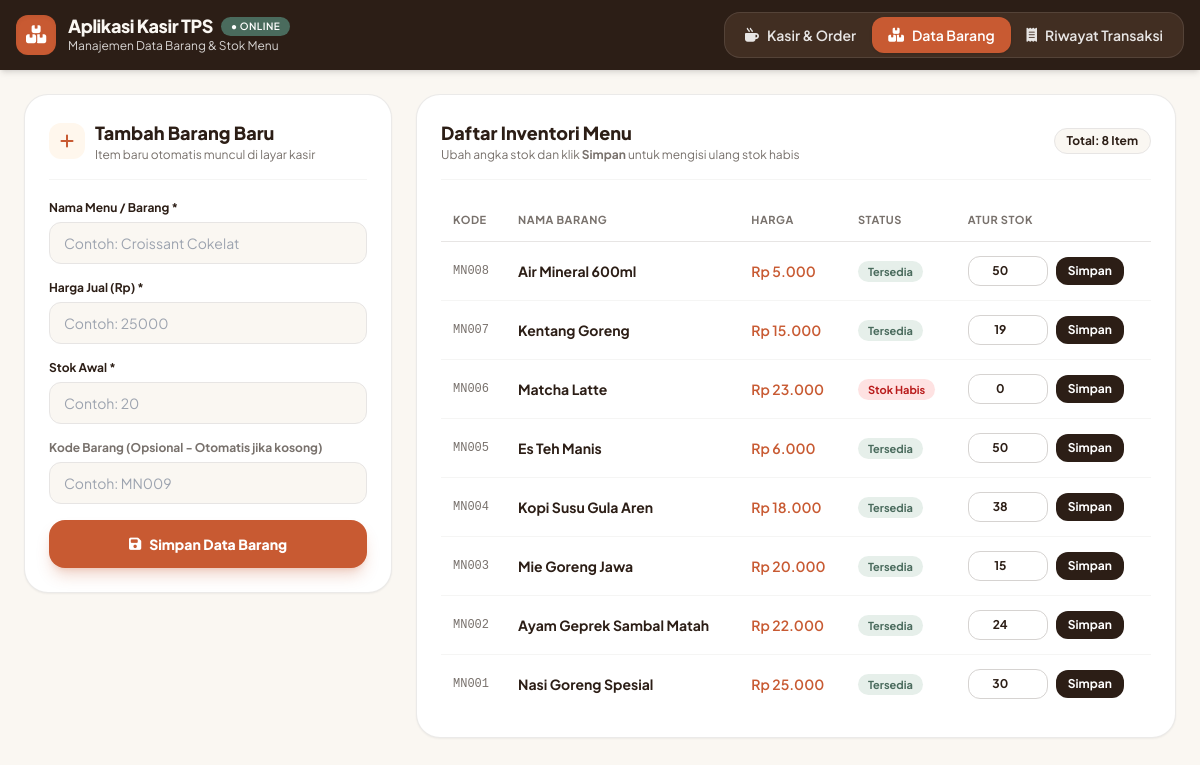
/kelola_menu.php, run on the app's committed database.
### tables this page shows
CREATE TABLE `menu` (
  `id_menu` int(11) NOT NULL AUTO_INCREMENT,
  `kode_barcode` varchar(50) NOT NULL,
  `nama_menu` varchar(100) NOT NULL,
  `harga` decimal(10,2) NOT NULL,
  `stok` int(11) NOT NULL DEFAULT 0,
  `created_at` timestamp NOT NULL DEFAULT current_timestamp(),
  `updated_at` timestamp NOT NULL DEFAULT current_timestamp() ON UPDATE current_timestamp(),
  PRIMARY KEY (`id_menu`),
  UNIQUE KEY `kode_barcode` (`kode_barcode`)
);

### kelola_menu.php (the view, shortened to what this page needs)
<?php
require_once 'config/koneksi.php';
$query = "SELECT * FROM menu ORDER BY id_menu DESC";
$result = mysqli_query($conn, $query);
?>
<!DOCTYPE html>
<html lang="id">
<head>
  <script src="https://cdn.tailwindcss.com"></script>
  <link rel="stylesheet" href="https://cdnjs.cloudflare.com/ajax/libs/font-awesome/6.5.1/css/all.min.css" />
</head>
<body class="bg-cream text-espresso min-h-screen flex flex-col antialiased">
  <header class="bg-espresso text-cream sticky top-0 z-30 shadow-md">
    <div class="max-w-[1500px] mx-auto px-4 py-3 flex flex-wrap items-center justify-between gap-3">
      <div class="flex items-center gap-3">
        <div class="w-10 h-10 rounded-xl bg-terracotta flex items-center justify-center text-white shadow-inner">
          <i class="fa-solid fa-boxes-stacked text-lg"></i>
        </div>
        <div>
          <div class="flex items-center gap-2">
            <h1 class="font-extrabold text-lg tracking-tight leading-none">Aplikasi Kasir TPS</h1>
            <span class="text-[10px] uppercase tracking-wider bg-sage text-white px-2.5 py-0.5 rounded-full font-semibold">● Online</span>
          </div>
          <p class="text-xs text-stone-300 mt-0.5">Manajemen Data Barang & Stok Menu</p>
        </div>
      </div>
      <nav class="flex items-center bg-mocha/70 p-1 rounded-2xl border border-white/10">
        <a href="index.php" class="flex items-center gap-2 px-4 py-2 rounded-xl text-sm font-semibold text-stone-200 hover:text-white transition">
          <i class="fa-solid fa-mug-hot"></i>
          <span>Kasir & Order</span>
        </a>
        <a href="kelola_menu.php" class="flex items-center gap-2 px-4 py-2 rounded-xl text-sm font-semibold bg-terracotta text-white shadow">
          <i class="fa-solid fa-boxes-stacked"></i>
          <span>Data Barang</span>
        </a>
        <a href="riwayat.php" class="flex items-center gap-2 px-4 py-2 rounded-xl text-sm font-semibold text-stone-200 hover:text-white transition">
          <i class="fa-solid fa-receipt"></i>
          <span>Riwayat Transaksi</span>
        </a>
      </nav>
    </div>
  </header>
  <main class="flex-1 max-w-[1500px] w-full mx-auto p-4 sm:p-6">
    <div class="grid grid-cols-1 lg:grid-cols-12 gap-6 items-start">
      <div class="lg:col-span-4 bg-white rounded-3xl p-6 shadow-sm border border-stone-200/80 sticky top-20">
        <div class="flex items-center gap-2.5 pb-4 mb-5 border-b border-stone-100">
          <div class="w-9 h-9 rounded-xl bg-orange-50 text-terracotta flex items-center justify-center">
            <i class="fa-solid fa-plus"></i>
          </div>
          <div>
            <h2 class="font-extrabold text-lg text-espresso">Tambah Barang Baru</h2>
            <p class="text-xs text-stone-500">Item baru otomatis muncul di layar kasir</p>
          </div>
        </div>
        <form id="form-tambah-barang" class="space-y-4">
          <div>
            <label class="block text-xs font-bold text-espresso mb-1.5">Nama Menu / Barang *</label>
            <input type="text" id="nama_menu" required placeholder="Contoh: Croissant Cokelat" class="w-full px-3.5 py-2.5 bg-cream border border-stone-200 rounded-xl text-sm focus:outline-none focus:border-terracotta" />
          </div>
          <div>
            <label class="block text-xs font-bold text-espresso mb-1.5">Harga Jual (Rp) *</label>
            <input type="number" id="harga" required min="500" step="500" placeholder="Contoh: 25000" class="w-full px-3.5 py-2.5 bg-cream border border-stone-200 rounded-xl text-sm focus:outline-none focus:border-terracotta" />
          </div>
          <div>
            <label class="block text-xs font-bold text-espresso mb-1.5">Stok Awal *</label>
            <input type="number" id="stok" required min="0" placeholder="Contoh: 20" class="w-full px-3.5 py-2.5 bg-cream border border-stone-200 rounded-xl text-sm focus:outline-none focus:border-terracotta" />
          </div>
          <div>
            <label class="block text-xs font-bold text-stone-500 mb-1.5">Kode Barang (Opsional - Otomatis jika kosong)</label>
            <input type="text" id="kode_barcode" placeholder="Contoh: MN009" class="w-full px-3.5 py-2.5 bg-cream border border-stone-200 rounded-xl text-sm focus:outline-none focus:border-terracotta" />
          </div>
          <button type="submit" class="w-full py-3.5 px-5 rounded-2xl bg-terracotta hover:bg-terracottaDark text-white font-extrabold text-sm shadow-lg shadow-terracotta/25 flex items-center justify-center gap-2 transition active:scale-[0.99]">
            <i class="fa-solid fa-floppy-disk"></i>
            <span>Simpan Data Barang</span>
          </button>
        </form>
      </div>
      <div class="lg:col-span-8 bg-white rounded-3xl p-6 shadow-sm border border-stone-200/80">
        <div class="flex flex-wrap items-center justify-between gap-2 pb-4 mb-5 border-b border-stone-100">
          <div>
            <h2 class="font-extrabold text-lg text-espresso">Daftar Inventori Menu</h2>
            <p class="text-xs text-stone-500">Ubah angka stok dan klik <b>Simpan</b> untuk mengisi ulang stok habis</p>
          </div>
          <span class="px-3 py-1 rounded-full bg-cream border border-stone-200 text-xs font-bold text-espresso">
            Total: <?= mysqli_num_rows($result) ?> Item
          </span>
        </div>
        <div class="overflow-x-auto">
          <table class="w-full text-left border-collapse">
            <thead>
              <tr class="border-b border-stone-200 text-[11px] uppercase tracking-wider text-stone-500">
                <th class="py-3 px-3">Kode</th>
                <th class="py-3 px-3">Nama Barang</th>
                <th class="py-3 px-3">Harga</th>
                <th class="py-3 px-3">Status</th>
                <th class="py-3 px-3">Atur Stok</th>
              </tr>
            </thead>
            <tbody class="divide-y divide-stone-100 text-sm">
              <?php while ($row = mysqli_fetch_assoc($result)) : ?>
                <tr class="hover:bg-cream/60 transition">
                  <td class="py-3.5 px-3 font-mono text-xs text-stone-500"><?= htmlspecialchars($row['kode_barcode']) ?></td>
                  <td class="py-3.5 px-3 font-bold text-espresso"><?= htmlspecialchars($row['nama_menu']) ?></td>
                  <td class="py-3.5 px-3 font-semibold text-terracotta">Rp <?= number_format($row['harga'], 0, ',', '.') ?></td>
                  <td class="py-3.5 px-3">
                    <?php if ((int)$row['stok'] <= 0) : ?>
                      <span class="px-2.5 py-1 rounded-full bg-red-100 text-red-700 text-[11px] font-bold">Stok Habis</span>
                    <?php else : ?>
                      <span class="px-2.5 py-1 rounded-full bg-sageLight text-sage text-[11px] font-bold">Tersedia</span>
                    <?php endif; ?>
                  </td>
                  <td class="py-3.5 px-3">
                    <div class="flex items-center gap-2">
                      <input type="number" id="stok-input-<?= $row['id_menu'] ?>" value="<?= (int)$row['stok'] ?>" min="0" class="w-20 px-2.5 py-1.5 rounded-xl border border-stone-300 text-center font-bold text-xs focus:outline-none focus:border-terracotta" />
                      <button type="button" onclick="updateStok(<?= $row['id_menu'] ?>)" class="px-3 py-1.5 rounded-xl bg-espresso hover:bg-sage text-white text-xs font-bold transition">
                        Simpan
                      </button>
                    </div>
                  </td>
                </tr>
              <?php endwhile; ?>
            </tbody>
          </table>
        </div>
      </div>
    </div>
  </main>
</body>
</html>

### data on the page
menu: kode_barcode "MN008", nama_menu "Air Mineral 600ml", harga "5.000", shows "Tersedia", stok "50"
menu: kode_barcode "MN007", nama_menu "Kentang Goreng", harga "15.000", shows "Tersedia", stok "19"
menu: kode_barcode "MN006", nama_menu "Matcha Latte", harga "23.000", shows "Stok Habis", stok "0"
menu: kode_barcode "MN005", nama_menu "Es Teh Manis", harga "6.000", shows "Tersedia", stok "50"
menu: kode_barcode "MN004", nama_menu "Kopi Susu Gula Aren", harga "18.000", shows "Tersedia", stok "38"
menu: kode_barcode "MN003", nama_menu "Mie Goreng Jawa", harga "20.000", shows "Tersedia", stok "15"
menu: kode_barcode "MN002", nama_menu "Ayam Geprek Sambal Matah", harga "22.000", shows "Tersedia", stok "24"
menu: kode_barcode "MN001", nama_menu "Nasi Goreng Spesial", harga "25.000", shows "Tersedia", stok "30"

### other printed values
mysqli_num_rows($result) "8"
